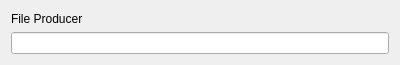
<?xml version="1.0" encoding="UTF-8"?>
<ui version="4.0">
 <class>Widget</class>
 <widget class="QWidget" name="Widget">
  <property name="geometry">
   <rect>
    <x>0</x>
    <y>0</y>
    <width>400</width>
    <height>65</height>
   </rect>
  </property>
  <property name="windowTitle">
   <string>Widget</string>
  </property>
  <layout class="QVBoxLayout" name="verticalLayout">
   <item>
    <widget class="QLabel" name="label">
     <property name="text">
      <string>File Producer</string>
     </property>
    </widget>
   </item>
   <item>
    <widget class="QLineEdit" name="lineEdit"/>
   </item>
  </layout>
 </widget>
 <layoutdefault spacing="6" margin="11"/>
 <resources/>
 <connections/>
</ui>
